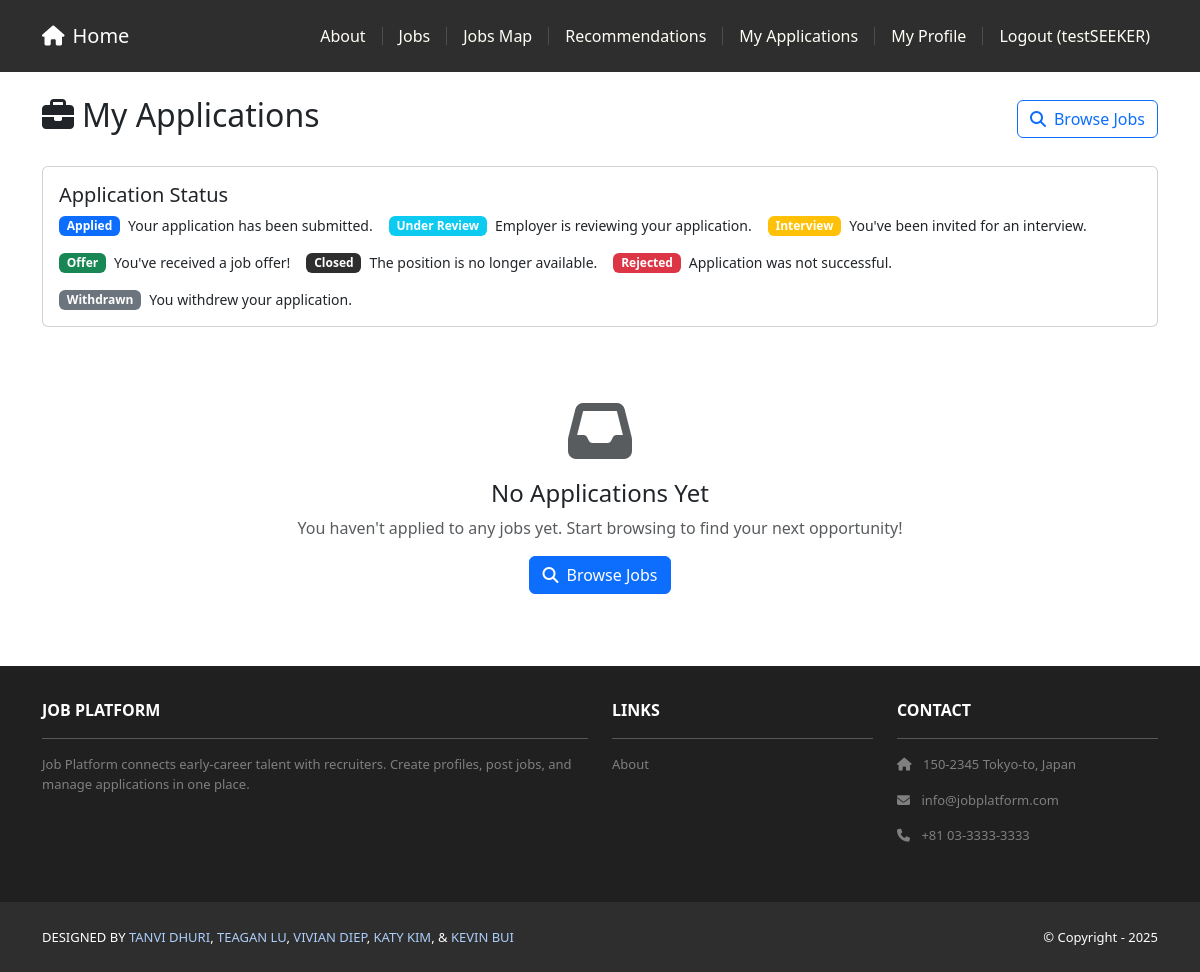
The app's page /jobs/my-applications/ (signed in), older data.
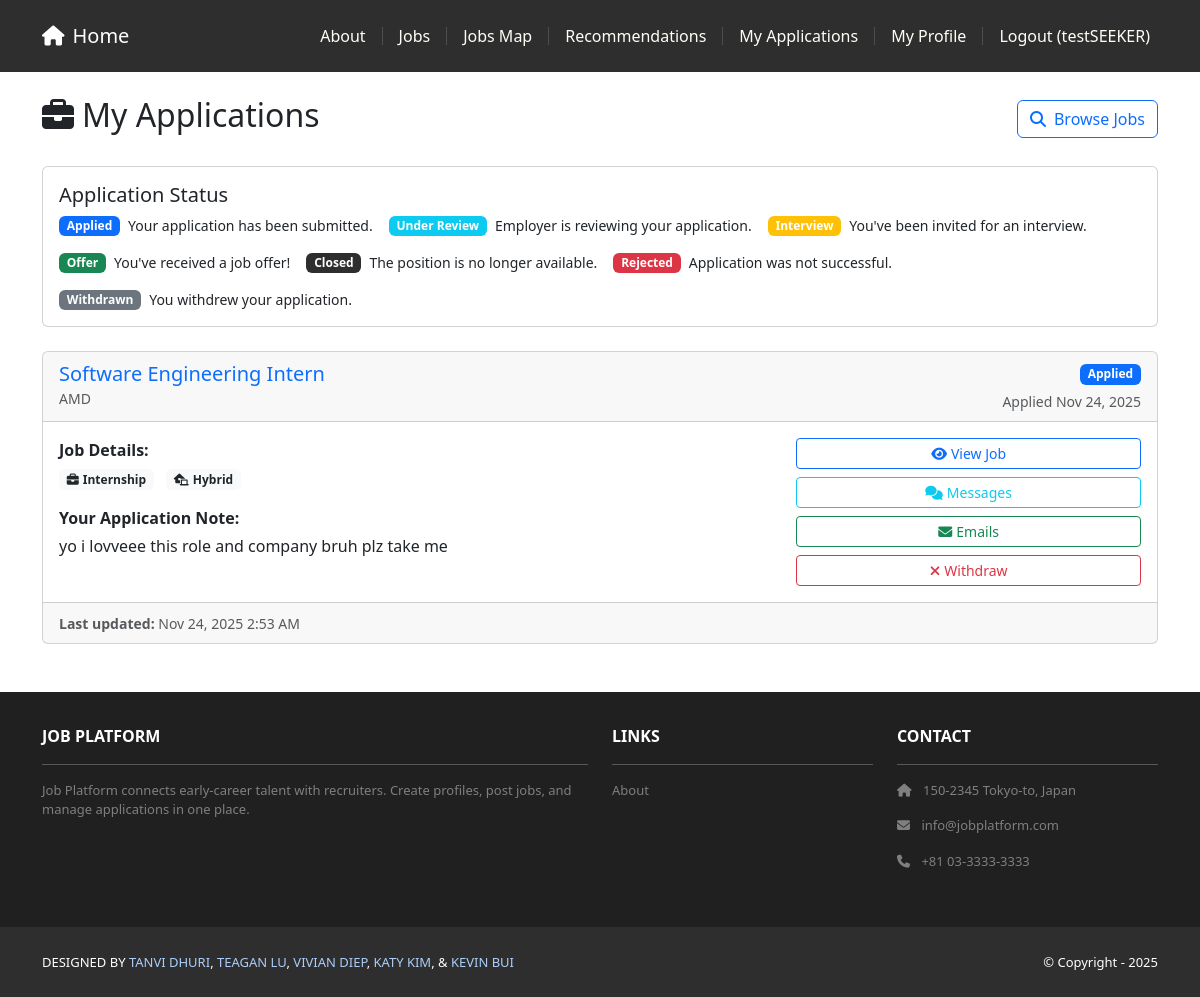
The same page, newer data.
### jobs/models.py (models this page shows, shortened)
class Application(models.Model):
    class Status(models.TextChoices):
        APPLIED = 'applied', 'Applied'
        REVIEW = 'review', 'Under Review'
        INTERVIEW = 'interview', 'Interview'
        OFFER = 'offer', 'Offer'
        REJECTED = 'rejected', 'Rejected'
        WITHDRAWN = 'withdrawn', 'Withdrawn'
        CLOSED = 'closed', 'Closed'
    job = models.ForeignKey(Job, on_delete=models.CASCADE, related_name='applications')
    applicant = models.ForeignKey(settings.AUTH_USER_MODEL, on_delete=models.CASCADE, related_name='applications')
    application_note = models.TextField(help_text='Tell the employer why you are a good fit for this role')
    status = models.CharField(max_length=20, choices=Status.choices, default=Status.APPLIED)
    applied_at = models.DateTimeField(auto_now_add=True)
    updated_at = models.DateTimeField(auto_now=True)
    class Meta:
        ordering = ['-applied_at']
        unique_together = ['job', 'applicant']  # Prevent duplicate applications

class Job(models.Model):
    objects = JobManager()
    class Status(models.TextChoices):
        DRAFT = 'draft', 'Draft'
        PUBLISHED = 'published', 'Published'
        CLOSED = 'closed', 'Closed'
    class EmploymentType(models.TextChoices):
        FULL_TIME = 'full_time', 'Full-time'
        PART_TIME = 'part_time', 'Part-time'
        CONTRACT = 'contract', 'Contract'
        INTERNSHIP = 'internship', 'Internship'
        TEMPORARY = 'temporary', 'Temporary'
        OTHER = 'other', 'Other'
    class WorkMode(models.TextChoices):
        REMOTE = 'remote', 'Remote'
        HYBRID = 'hybrid', 'Hybrid'
        ON_SITE = 'on_site', 'On-site'
    company = models.ForeignKey(Company, on_delete=models.PROTECT, related_name='jobs')
    title = models.CharField(max_length=255)
    description = models.TextField()
    required_skills = models.TextField(blank=True, help_text='Required skills (one per line or comma-separated)')
    employment_type = models.CharField(max_length=20, choices=EmploymentType.choices)
    work_mode = models.CharField(max_length=20, choices=WorkMode.choices)
    visa_required = models.BooleanField(default=False)
    salary_min = models.DecimalField(max_digits=12, decimal_places=2, null=True, blank=True)
    salary_max = models.DecimalField(max_digits=12, decimal_places=2, null=True, blank=True)
    currency = models.CharField(max_length=3, default='USD')
    office_location = models.ForeignKey(OfficeLocation, on_delete=models.SET_NULL, null=True, blank=True)
    status = models.CharField(max_length=12, choices=Status.choices, default=Status.DRAFT)
    slug = models.SlugField(max_length=300, unique=True, blank=True)
    posted_by = models.ForeignKey(settings.AUTH_USER_MODEL, on_delete=models.PROTECT, related_name='posted_jobs')
    published_at = models.DateTimeField(null=True, blank=True)
    unpublished_at = models.DateTimeField(null=True, blank=True)
    created_at = models.DateTimeField(auto_now_add=True)
    updated_at = models.DateTimeField(auto_now=True)

### companies/models.py (models this page shows, shortened)
class Company(models.Model):
    name = models.CharField(max_length=255, unique=True)
    website = models.URLField(blank=True)
    description = models.TextField(blank=True)

### jobs/views.py (the view)
# urls.py: path('my-applications/', views.my_applications, name='my_applications'),
@login_required
def my_applications(request):
    if is_recruiter(request.user) or is_admin(request.user):
        messages.error(request, 'This page is for job seekers only.')
        return redirect('jobs:public_list')
    applications = Application.objects.filter(
        applicant=request.user
    ).select_related('job', 'job__company').order_by('-applied_at')
    context = {
        'applications': applications
    }
    return render(request, 'jobs/my_applications.html', context)

### accounts/templatetags/account_tags.py (called while the page is built)
@register.filter(name='has_group')
def has_group(user, group_name: str) -> bool:
    if not getattr(user, 'is_authenticated', False):
        return False
    return user.groups.filter(name=group_name).exists() or getattr(user, 'is_superuser', False)

### jobs/views.py (called while the page is built)
def is_admin(user):
    return user.is_superuser or user.groups.filter(name='admin').exists()

def is_recruiter(user):
    return user.groups.filter(name='recruiter').exists()

### jobs/templates/jobs/my_applications.html (shortened to what the changed rows need)
{% extends 'base.html' %}
{% block content %}
<div class="container py-4">
    <div class="d-flex justify-content-between align-items-center mb-4">
        <h2>
            <i class="fas fa-briefcase me-2"></i>My Applications
        </h2>
    </div>
    {% if applications %}
        <div class="row">
            {% for application in applications %}
            <div class="col-12 mb-4">
                <div class="card h-100">
                    <div class="card-header d-flex justify-content-between align-items-center">
                        <div>
                            <h5 class="card-title mb-0">
                                <a href="{% url 'jobs:public_detail' application.job.pk application.job.slug %}"
                                   class="text-decoration-none">
                                    {{ application.job.title }}
                                </a>
                            </h5>
                            <small class="text-muted">{{ application.job.company.name }}</small>
                        </div>
                        <div class="text-end">
                            <div class="mb-1">
                                {% if application.status == 'applied' %}
                                    <span class="badge bg-primary">{{ application.get_status_display }}</span>
                                {% elif application.status == 'review' %}
                                    <span class="badge bg-info">{{ application.get_status_display }}</span>
                                {% elif application.status == 'interview' %}
                                    <span class="badge bg-warning">{{ application.get_status_display }}</span>
                                {% elif application.status == 'offer' %}
                                    <span class="badge bg-success">{{ application.get_status_display }}</span>
                                {% elif application.status == 'closed' %}
                                    <span class="badge bg-dark">{{ application.get_status_display }}</span>
                                {% elif application.status == 'rejected' %}
                                    <span class="badge bg-danger">{{ application.get_status_display }}</span>
                                {% elif application.status == 'withdrawn' %}
                                    <span class="badge bg-secondary">{{ application.get_status_display }}</span>
                                {% endif %}
                            </div>
                            <small class="text-muted">Applied {{ application.applied_at|date:"M d, Y" }}</small>
                        </div>
                    </div>
                    <div class="card-body">
                        <div class="row">
                            <div class="col-md-8">
                                <div class="mb-3">
                                    <strong>Job Details:</strong>
                                    <div class="mt-1">
                                        <span class="badge bg-light text-dark me-2">
                                            <i class="fas fa-briefcase me-1"></i>{{ application.job.get_employment_type_display }}
                                        </span>
                                        <span class="badge bg-light text-dark me-2">
                                            <i class="fas fa-laptop-house me-1"></i>{{ application.job.get_work_mode_display }}
                                        </span>
                                    </div>
                                </div>
                                {% if application.application_note %}
                                <div>
                                    <strong>Your Application Note:</strong>
                                    <p class="mt-1 mb-0">{{ application.application_note }}</p>
                                </div>
                                {% endif %}
                            </div>
                            <div class="col-md-4">
                                <div class="d-grid gap-2">
                                    <a href="{% url 'jobs:public_detail' application.job.pk application.job.slug %}"
                                       class="btn btn-outline-primary btn-sm">
                                        <i class="fas fa-eye me-1"></i>View Job
                                    </a>
                                    <a href="{% url 'jobs:view_messages' application.id %}"
                                       class="btn btn-outline-info btn-sm">
                                        <i class="fas fa-comments me-1"></i>Messages
                                    </a>
                                    <a href="{% url 'jobs:view_emails' application.id %}"
                                       class="btn btn-outline-success btn-sm">
                                        <i class="fas fa-envelope me-1"></i>Emails
                                    </a>
                                    {% if application.status == 'applied' or application.status == 'review' %}
                                        <button class="btn btn-outline-danger btn-sm"
                                                data-bs-toggle="modal"
                                                data-bs-target="#withdrawModal{{ application.id }}">
                                            <i class="fas fa-times me-1"></i>Withdraw
                                        </button>
                                    {% endif %}
                                </div>
                            </div>
                        </div>
                    </div>
                    <div class="card-footer">
                        <small class="text-muted">
                            <strong>Last updated:</strong> {{ application.updated_at|date:"M d, Y g:i A" }}
                        </small>
                    </div>
                </div>
            </div>
            {% endfor %}
        </div>
    {% else %}
        <div class="text-center py-5">
            <i class="fas fa-inbox fa-4x text-muted mb-3"></i>
            <h4>No Applications Yet</h4>
            <p class="text-muted">You haven't applied to any jobs yet. Start browsing to find your next opportunity!</p>
            <a href="{% url 'jobs:public_list' %}" class="btn btn-primary">
                <i class="fas fa-search me-2"></i>Browse Jobs
            </a>
        </div>
    {% endif %}
</div>
{% endblock content %}

Row changes from the older to the newer data that the page shows:
added Application: job "Software Engineering Intern", job.company.name "AMD", status "Applied", applied_at "Nov 24, 2025", job.employment_type "Internship", job.work_mode "Hybrid", application_note "yo i lovveee this role and company bruh plz take me", updated_at "Nov 24, 2025 2:53 AM"
Text that changed along with them:
text no longer shown: "No Applications Yet You haven't applied to any jobs yet. Start browsing to find your next opportunity! Browse Jobs"
